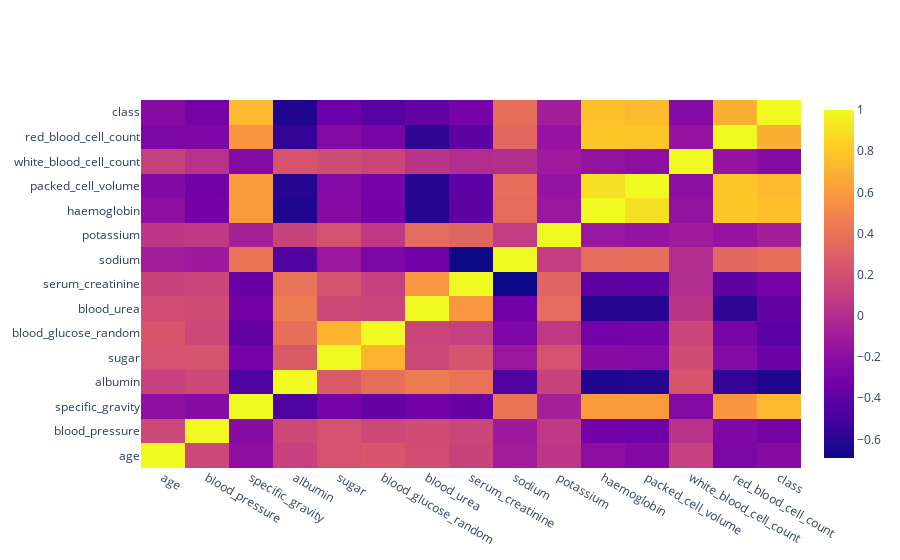

The cell this chart's notebook holds for it:
### Code cell
import plotly.graph_objects as go
 
data_corr = df.corr(numeric_only=True)
fig = go.Figure(data = go.Heatmap(z=data_corr.values,
                           x = data_corr.columns, 
                           y = data_corr.index))
fig.show()

### Figure 1 — Plotly figure (JSON) as saved in the notebook; plotly's stock layout.template omitted (floating-point values rounded to 4 significant figures; data arrays with more than 128 entries replaced by an {"elided": "..."} marker saying what was removed)
{"data": [{"type": "heatmap", "x": ["age", "blood_pressure", "specific_gravity", "albumin", "sugar", "blood_glucose_random", "blood_urea", "serum_creatinine", "sodium", "potassium", "haemoglobin", "packed_cell_volume", "white_blood_cell_count", "red_blood_cell_count", "class"], "y": ["age", "blood_pressure", "specific_gravity", "albumin", "sugar", "blood_glucose_random", "blood_urea", "serum_creatinine", "sodium", "potassium", "haemoglobin", "packed_cell_volume", "white_blood_cell_count", "red_blood_cell_count", "class"], "z": {"elided": "15x15 float values"}}], "layout": {}}
